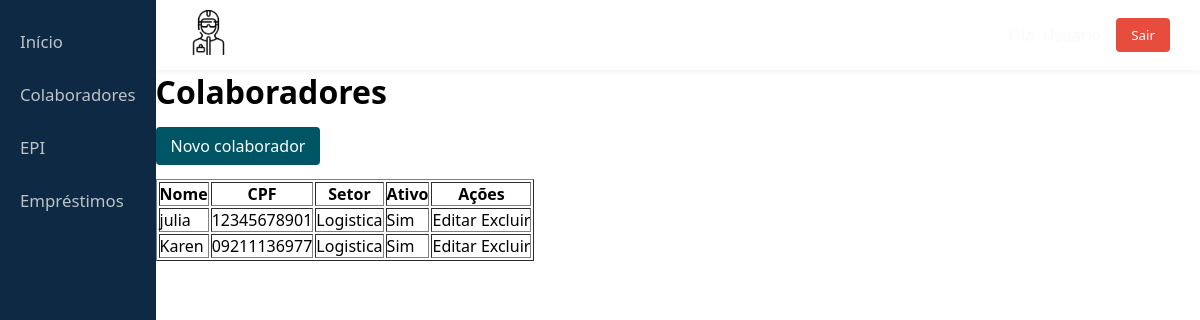
The app's page /colaboradores/ (signed in) with its own data.
### nucleo/models.py (models this page shows, shortened)
class Colaborador(models.Model):
    setor = models.ForeignKey(Setor, on_delete=models.PROTECT)
    nome = models.CharField(max_length=50)
    cpf = models.CharField(max_length=11, unique=True)
    status = models.BooleanField(default=True)

class Setor(models.Model):
    nome = models.CharField(max_length=30)
    class Meta:
        verbose_name_plural = "Setores"
    def __str__(self):
        return self.nome

### nucleo/views.py (the view)
# urls.py: path("colaboradores/", views.ColaboradorList.as_view(), name="colaborador_lista"),
class ColaboradorList(PermissionRequiredMixin, CreateView):
    model = Colaborador
    form_class = ColaboradorForm
    template_name = "nucleo/colaborador_lista.html"
    success_url = reverse_lazy("nucleo:colaborador_lista")
    def get_context_data(self, **kwargs):
        context = super().get_context_data(**kwargs)
        context["colaboradores"] = Colaborador.objects.select_related("setor")
        return context
    def get_permission_required(self):
        if self.request.method == "POST":
            return ["nucleo.add_colaborador"]
        return ["nucleo.view_colaborador"]

### nucleo/templates/nucleo/colaborador_lista.html
{% extends "nucleo/base.html" %}
{% block conteudo %}
<h1>Colaboradores</h1>
<br>
<a class="btn-novo" href="{% url 'nucleo:colaborador_novo' %}">Novo colaborador</a>
<br>
<br>
<table border="1" cellpadding="6">
    <tr><th>Nome</th><th>CPF</th><th>Setor</th><th>Ativo</th><th>Ações</th></tr>
    {% for c in colaboradores %}
    <tr>
        <td>{{ c.nome }}</td>
        <td>{{ c.cpf }}</td>
        <td>{{ c.setor }}</td>
        <td>{{ c.status|yesno:"Sim,Não" }}</td>
        <td>
            <a href="{% url 'nucleo:colaborador_editar' c.pk %}">Editar</a>
            <a href="{% url 'nucleo:colaborador_excluir' c.pk %}">Excluir</a>
        </td>
    </tr>
    {% empty %}
    <tr><td colspan="5">Nenhum colaborador cadastrado.</td></tr>
    {% endfor %}
</table>
{% endblock %}

### nucleo/static/css/css.css (style rules this page uses)
* { margin: 0; padding: 0; box-sizing: border-box; font-family: 'Segoe UI', Tahoma, Geneva, Verdana, sans-serif; }
body { background-color: #f4f6f9; color: #fdf9f9; }
a { text-decoration: none; color: inherit; }
.btn-novo { background-color: #005564; color: white; border: none; padding: 8px 15px; border-radius: 4px; cursor: pointer; transition: background 0.2s; }

### records on screen
Colaborador: nome "julia", cpf "12345678901", setor "Logistica", status "Sim"
Colaborador: nome "Karen", cpf "09211136977", setor "Logistica", status "Sim"
